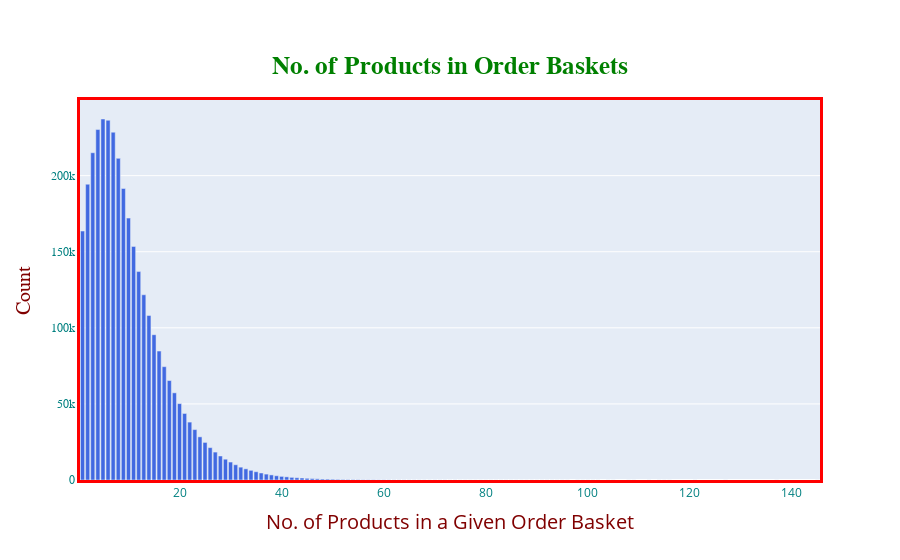

The notebook cell saved with this chart:
### Code cell
add_cart = orderid_grp['add_to_cart_order'].value_counts()
add_cart = dict(add_cart)

fig = go.Figure()

fig.add_trace(go.Bar(
    x= list(add_cart.keys()),
    y= list(add_cart.values()),
    name='Maximum Order Count',
    marker_color='RoyalBlue')
             )

fig.update_layout(title_text="<b>No. of Products in Order Baskets</b>",
                 title_font_size=25,
                 title_font_color='green',
                 title_font_family='Titillium Web',
                 title_x=0.5,
                 title_y=0.90,
                 title_xanchor='center',
                 title_yanchor='top'
                 )

fig.update_xaxes(
        color='teal',
        title_text='No. of Products in a Given Order Basket',
        title_font_family='Open Sans',
        title_font_size=20,
        title_font_color='maroon',
        title_standoff = 15,
        tickmode='auto',
        linecolor='red',
        linewidth=3,
        mirror=True)

fig.update_yaxes(
        color='Teal',
        title_text='Count',
        title_font_family='Droid Sans',
        title_font_size=20,
        title_font_color='maroon',
        title_standoff = 15,
        tickfont_family='Arial',
        linecolor='red',
        linewidth=3,
        mirror = True)

### Figure 1 — Plotly figure (JSON) as saved in the notebook; plotly's stock layout.template omitted (floating-point values rounded to 4 significant figures)
{"data": [{"marker": {"color": "RoyalBlue"}, "name": "Maximum Order Count", "type": "bar", "x": [5, 6, 4, 7, 3, 8, 2, 9, 10, 1, 11, 12, 13, 14, 15, 16, 17, 18, 19, 20, 21, 22, 23, 24, 25, 26, 27, 28, 29, 30, 31, 32, 33, 34, 35, 36, 37, 38, 39, 40, 41, 42, 43, 44, 45, 46, 47, 48, 49, 50, 51, 52, 53, 54, 55, 56, 58, 57, 60, 59, 61, 62, 63, 64, 65, 66, 67, 68, 70, 71, 74, 72, 69, 73, 77, 76, 84, 75, 80, 78, 82, 92, 86, 88, 79, 85, 81, 89, 98, 100, 93, 83, 95, 91, 87, 102, 96, 101, 108, 104, 99, 109, 145, 137, 94, 127, 116, 112, 105, 114, 121, 90, 115], "y": [237225, 236383, 230299, 228547, 215060, 211357, 194361, 191564, 172103, 163593, 153495, 136963, 121714, 108077, 95475, 84714, 74468, 65348, 57290, 50198, 43720, 38049, 33134, 28357, 24692, 21269, 18348, 15781, 13667, 11804, 10017, 8438, 7337, 6356, 5444, 4617, 3874, 3347, 2795, 2371, 2068, 1730, 1487, 1306, 1112, 943, 792, 640, 589, 522, 418, 371, 306, 290, 236, 185, 170, 165, 129, 123, 103, 82, 72, 61, 56, 51, 45, 41, 37, 30, 26, 25, 24, 22, 16, 13, 10, 10, 9, 9, 9, 9, 7, 7, 7, 5, 5, 4, 4, 4, 4, 4, 4, 4, 4, 3, 3, 2, 2, 2, 2, 2, 1, 1, 1, 1, 1, 1, 1, 1, 1, 1, 1]}], "layout": {"title": {"font": {"color": "green", "family": "Titillium Web", "size": 25}, "text": "<b>No. of Products in Order Baskets</b>", "x": 0.5, "xanchor": "center", "y": 0.9, "yanchor": "top"}, "xaxis": {"color": "teal", "linecolor": "red", "linewidth": 3, "mirror": true, "tickmode": "auto", "title": {"font": {"color": "maroon", "family": "Open Sans", "size": 20}, "standoff": 15, "text": "No. of Products in a Given Order Basket"}}, "yaxis": {"color": "Teal", "linecolor": "red", "linewidth": 3, "mirror": true, "tickfont": {"family": "Arial"}, "title": {"font": {"color": "maroon", "family": "Droid Sans", "size": 20}, "standoff": 15, "text": "Count"}}}}
